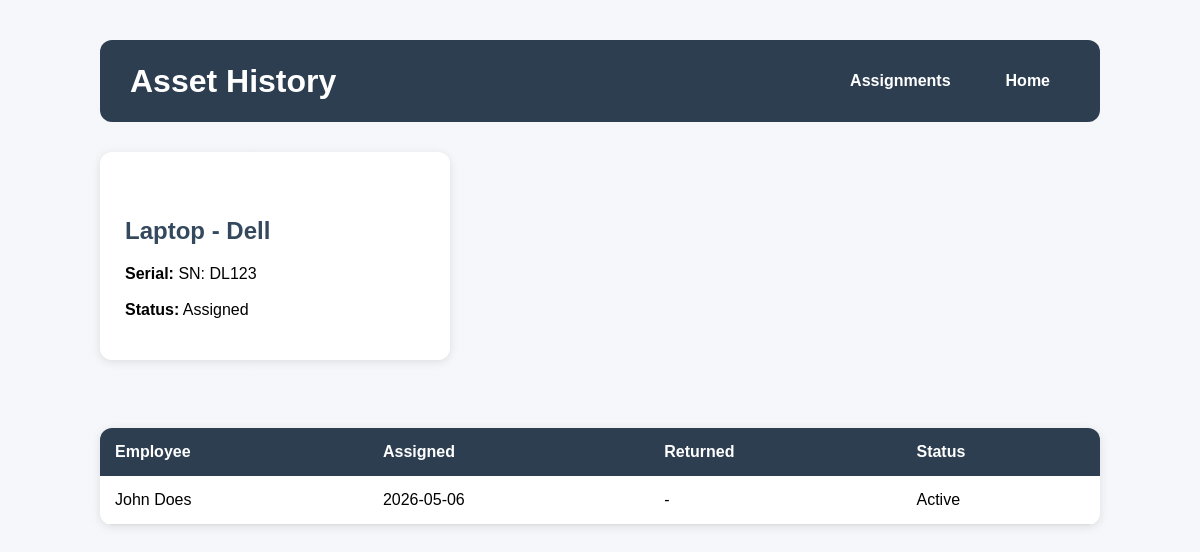
Before: /asset/1 with the older database file.
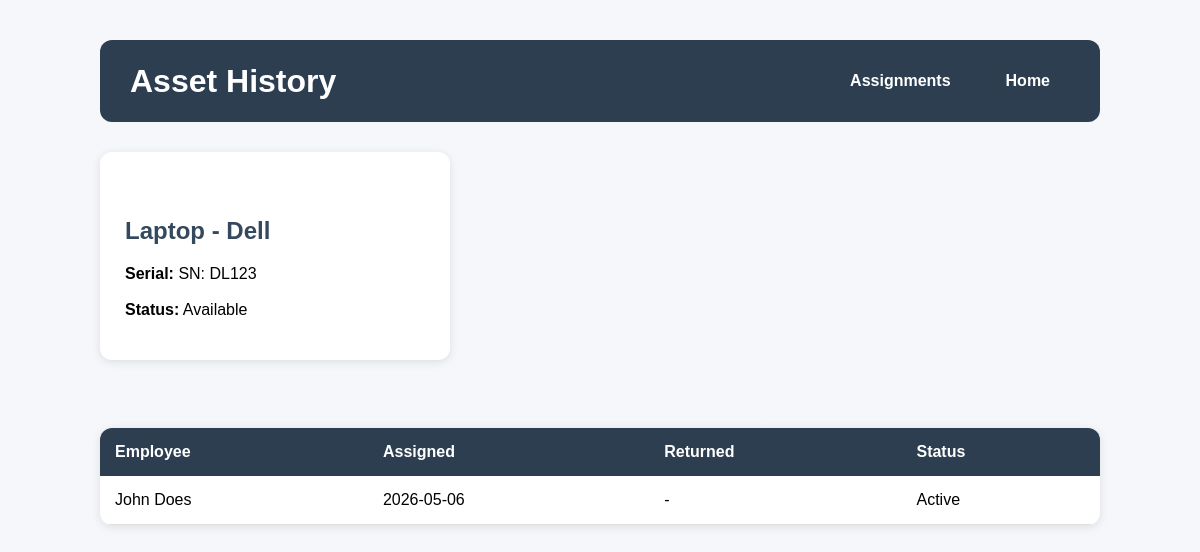
After: the same page with the newer database file.
### tables this page shows
CREATE TABLE assets (
        id INTEGER PRIMARY KEY AUTOINCREMENT,
        category TEXT,
        brand TEXT,
        serial_number TEXT UNIQUE,
        status TEXT NOT NULL DEFAULT 'Available',
        purchase_date TEXT
    );

CREATE TABLE assignments (
        id INTEGER PRIMARY KEY AUTOINCREMENT,
        asset_id INTEGER NOT NULL,
        employee_id INTEGER NOT NULL,
        assigned_date TEXT NOT NULL,
        returned_date TEXT,
        status TEXT NOT NULL DEFAULT 'Active',

        FOREIGN KEY (asset_id) REFERENCES assets(id),
        FOREIGN KEY (employee_id) REFERENCES employees(id)
    );

### routes/assignments.py (the view)
    @app.route("/asset/<int:asset_id>")
    def asset_history(asset_id):
        history = get_asset_history(asset_id)
        asset = get_asset_details(asset_id)
        return render_template("assignments/history.html", history=history, asset=asset)

### models/asset.py (called while the page is built)
    def full_name(self):
        return f"{self.category} - {self.brand}"

    def serial(self):
        return f"SN: {self.serial_number}"

### models/employee.py (called while the page is built)
    def full_name(self):
        return f"{self.first_name} {self.last_name}"

### services/assignments.py (called while the page is built)
def get_asset_details(asset_id):
    conn = sqlite3.connect(DB_PATH)
    conn.row_factory = sqlite3.Row
    cursor = conn.cursor()
    cursor.execute("""
        SELECT *
        FROM assets
        WHERE id = ?
    """, (asset_id,))
    row = cursor.fetchone()
    conn.close()
    if row:
        return Asset(
            row["id"],
            row["category"],
            row["brand"],
            row["serial_number"],
            row["status"]
        )
    return None

### templates/assignments/history.html (shortened to what this page needs)
<!DOCTYPE html>
<html>
<head>
    <link rel="stylesheet"
          href="{{ url_for('static', filename='style.css') }}">
</head>
<body>
<div class="container">
    <div class="page-header">
        <h1>Asset History</h1>
        <div class="header-buttons">
            <a href="/assignments" class="btn">
                Assignments
            </a>
            <a href="/" class="btn">
                Home
            </a>
        </div>
    </div>
    <div class="asset-info">
        <h2>{{ asset.full_name() }}</h2>
        <p>
            <b>Serial:</b>
            {{ asset.serial() }}
            <br><br>
            <b>Status:</b>
            {{ asset.status }}
        </p>
    </div>
    <br>
    <table>
        <tr>
            <th>Employee</th>
            <th>Assigned</th>
            <th>Returned</th>
            <th>Status</th>
        </tr>
        {% for row in history %}
        <tr>
            <td>
                {{ row["employee"].full_name() }}
            </td>
            <td>
                {{ row["assigned_date"] }}
            </td>
            <td>
                {{ row["returned_date"] or "-" }}
            </td>
            <td>
                {{ row["status"] }}
            </td>
        </tr>
        {% endfor %}
    </table>
</div>
</body>
</html>

### design/style.css (style rules this page uses)
body { font-family: Arial, sans-serif; background-image: linear-gradient( rgba(244, 246, 249, 0.92), rgba(244, 246, 249, 0.92) ), url("https://images.unsplash.com/photo-1497366754035-f200968a6e72?q=80&w=1600&auto=format&fit=crop"); background-size: cover; background-position: center; background-attachment: fixed; margin: 0; padding: 40px; }
.container { max-width: 1000px; margin: auto; }
h1 { color: #2c3e50; margin-bottom: 10px; }
h2 { color: #34495e; margin-top: 40px; }
.btn { display: inline-block; background-color: #2c3e50; color: white; padding: 12px 20px; border-radius: 8px; text-decoration: none; font-weight: bold; border: none; cursor: pointer; transition: 0.2s; }
table { width: 100%; border-collapse: collapse; background: white; border-radius: 12px; overflow: hidden; box-shadow: 0px 2px 10px rgba(0,0,0,0.1); margin-top: 20px; }
table th { background-color: #2c3e50; color: white; padding: 15px; text-align: left; }
table td { padding: 15px; border-bottom: 1px solid #ddd; }
.page-header { display: flex; justify-content: space-between; align-items: center; margin-bottom: 30px; background-color: #2c3e50; padding: 20px 30px; border-radius: 12px; }
.page-header h1 { margin: 0; color: white; }
.header-buttons { display: flex; gap: 15px; }
.asset-info { background: white; padding: 25px; border-radius: 12px; box-shadow: 0px 2px 10px rgba(0,0,0,0.1); width: 300px; margin-bottom: 30px; }

Changed rows visible on the page:
changed assets: status "Assigned" → "Available"
